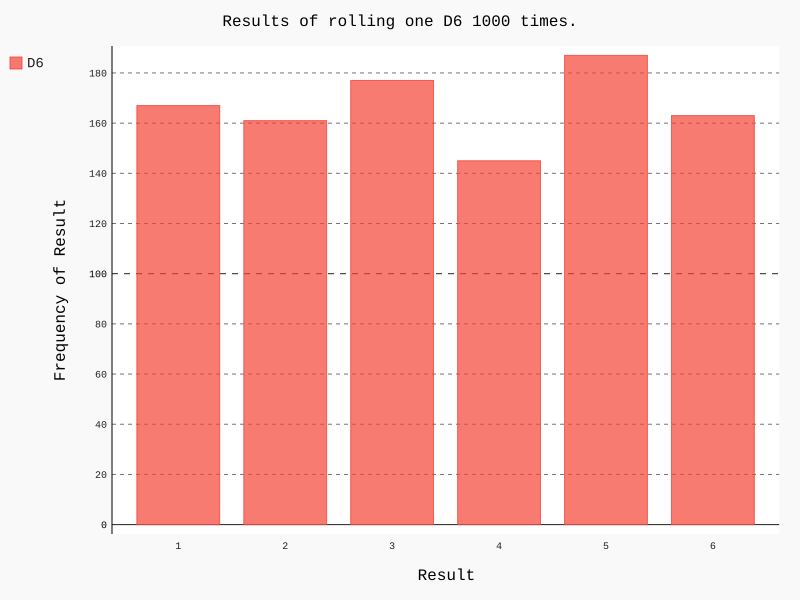

Here is the Python script that generated this plot:
from die import Die
import pygal

# 创建一个D6
die = Die()
# 投掷几次骰子并将结果记录到列表
results = []
for roll_num in range(1000):
    result = die.roll()
    results.append(result)
# 分析结果
frequencies = []
for value in range(1, die.num_sides + 1):
    frequencie = results.count(value)
    frequencies.append(frequencie)
# print(frequencies)
# 对结果进行可视化
hist = pygal.Bar()
hist.title = "Results of rolling one D6 1000 times."
hist.x_labels = ['1','2','3','4','5','6']
hist.x_title = "Result"
hist.y_title = "Frequency of Result"
hist.add('D6',frequencies)
hist.render_to_file('die_visual.svg')
